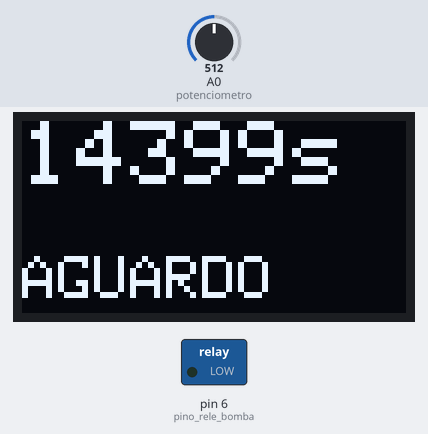
Recording of a sketch running on a simulated Arduino Uno, built with avr-gcc and run on an emulated ATmega328P. Shown: 128×64 one-colour display, switched loads named in the sketch (green lamp = pin HIGH). The test bench sets the inputs (shaded band); at power-on: A0 (potenciometro) = 512. What the sketch prints to the serial monitor is not drawn.

Above: at 2.8 s.
2.9 s: A0 (potenciometro) set to 490
At 6.5 s:
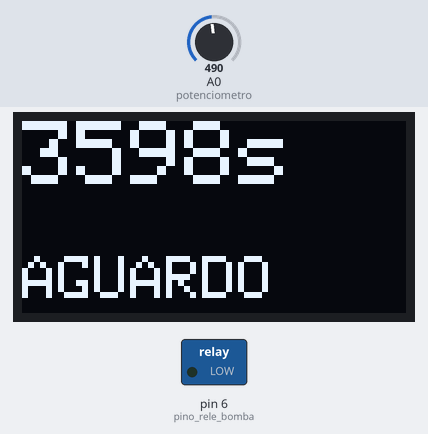
6.6 s: A0 (potenciometro) set to 510
At 10.6 s:
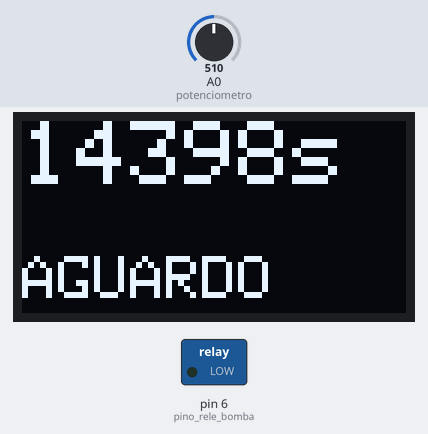
10.8 s: A0 (potenciometro) set to 1010
At 13.1 s:
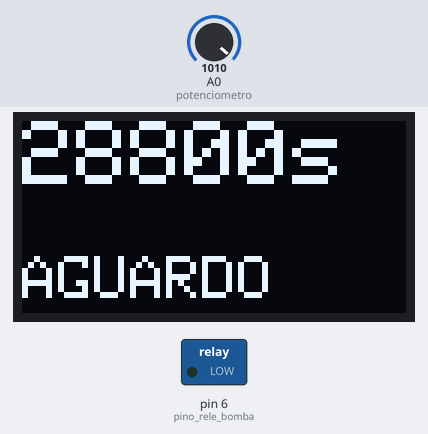
Timing chart, 0 to 14.6 s (numbered marks = the images above; inputs shaded):
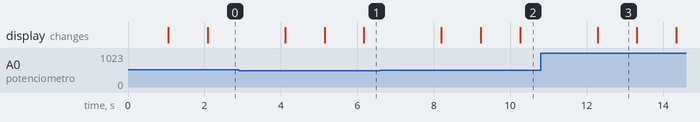

The sketch:

irrigacaoAutomaticaSensorNivel.ino
```cpp
//ligação pinos OLED
//SDA no A4
//SCK no A5

#include <Adafruit_GFX.h>
#include <Adafruit_SSD1306.h>

#define SCREEN_WIDTH 128 // OLED display width, in pixels
#define SCREEN_HEIGHT 64 // OLED display height, in pixels

// Declaration for an SSD1306 display connected to I2C (SDA, SCL pins)
#define OLED_RESET     -1 // Reset pin # (or -1 if sharing Arduino reset pin)
Adafruit_SSD1306 display(SCREEN_WIDTH, SCREEN_HEIGHT, &Wire, OLED_RESET);

const int pino_rele_bomba = 6;
const int pino_sensor_nivel = 2;
const int potenciometro = A0;

//a cada loop, espera um delay de 1000ms = 1s (3600 = 1 hora, 28800 = 8 horas)
const int tempo_irrigacao_ligada = 30;

int tempo_irrigacao_espera = 0;
int tempo_irrigacao_espera_antigo = 0;
int contador = 0;

//const int contadorIrrigacaoEspera = 3600; //1 hora

void setup() {

  Serial.begin(9600);

  pinMode(pino_rele_bomba, OUTPUT);
  //Se conectar no pino 2 não precisa de resistor, mas define como pullup
  pinMode(pino_sensor_nivel, INPUT_PULLUP);
  pinMode(potenciometro, INPUT);

  digitalWrite(pino_rele_bomba, LOW);

  // SSD1306_SWITCHCAPVCC = generate display voltage from 3.3V internally
  if(!display.begin(SSD1306_SWITCHCAPVCC, 0x3C)) {
    Serial.println(F("SSD1306 allocation failed"));
    for(;;); // Don't proceed, loop forever
  }
}

void loop() {

  int valor_sensor_nivel;
  int retorno_potenciometro;

  int valor;

  //com o potenciometro, é possível selecionar o valor da quantidade de tempo de espera para irrigação
  retorno_potenciometro = analogRead(potenciometro);

  if (retorno_potenciometro > 1000){
    //8h
    tempo_irrigacao_espera = 28800;
  }
  else if (retorno_potenciometro < 1000 && retorno_potenciometro > 500){
    //4h
    tempo_irrigacao_espera = 14400;
  }
  else if (retorno_potenciometro < 500 && retorno_potenciometro > 10){
    //1h
    tempo_irrigacao_espera = 3600;
    //tempo_irrigacao_espera = 30; //ALTERAR
  }
  else if (retorno_potenciometro < 10){
    //2 minutos
    tempo_irrigacao_espera = 120;
  }

  //caso seja alterado o tempo no meio do sistema, reiniciar o contador
  if (tempo_irrigacao_espera_antigo != tempo_irrigacao_espera){
    contador = tempo_irrigacao_espera;
    tempo_irrigacao_espera_antigo = tempo_irrigacao_espera;

    delay(1000);
  }

  if (contador == 0)
  {
    //iniciar o procedimento de irrigação e zerar o contador
    contador = tempo_irrigacao_espera;

    //ligar irrigação por um tempo determinado
    for(int contador_irrigacao_ligada = tempo_irrigacao_ligada; contador_irrigacao_ligada > 0; contador_irrigacao_ligada--){

      Serial.println("contador_irrigacao_ligada");
      Serial.println(contador_irrigacao_ligada);

      valor_sensor_nivel = digitalRead(pino_sensor_nivel);

      Serial.println("valor_sensor_nivel");
      Serial.println(valor_sensor_nivel);

      //vazio = 0
      if (valor_sensor_nivel == 1)
      {
        digitalWrite(pino_rele_bomba, LOW);

        EscreverTextoTela(String(contador_irrigacao_ligada), "SEM AGUA");

        delay(2000);

        Serial.println("desligar bomba");
        break;
      }
      else
      {
        digitalWrite(pino_rele_bomba, HIGH);

        EscreverTextoTela(String(contador_irrigacao_ligada), "IRRIGANDO");

        Serial.println("irrigando");
      }

      delay(1000);
    }

    //desligar a bomba depois do tempo de irrigação
    digitalWrite(pino_rele_bomba, LOW);

  }

  Serial.println("contador");
  Serial.println(contador);

  EscreverTextoTela(String(contador), "AGUARDO");

  contador --;

  delay (1000);
}

void EscreverTextoTela(String contador, String info) {

  display.clearDisplay();

  display.setTextSize(3);
  display.setTextColor(WHITE);
  display.setCursor(0, 0);
  display.println(contador + "s");

  display.setTextSize(2);
  display.setCursor(0, 45);
  display.println(info);

  display.display();
}
```

Measured:
- what the display in image 3 shows lasts 1.0 s, from 12.3 s to 13.3 s
